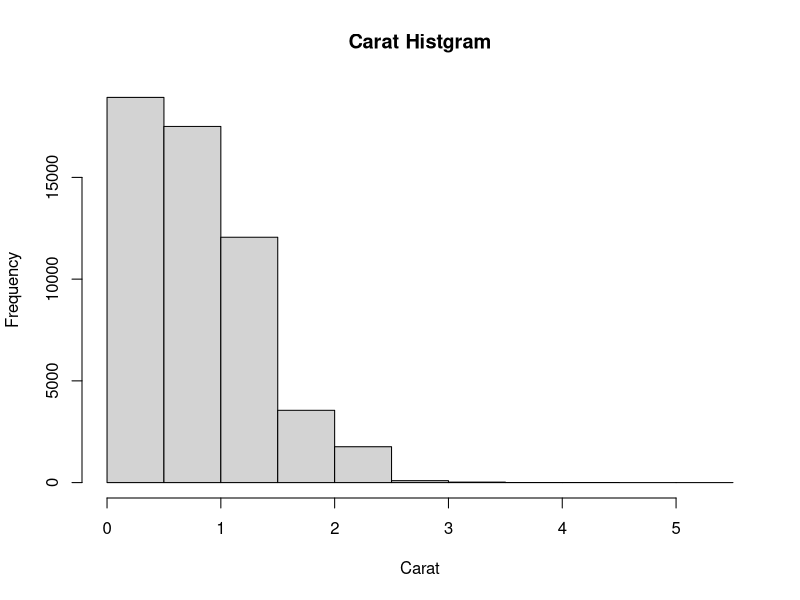
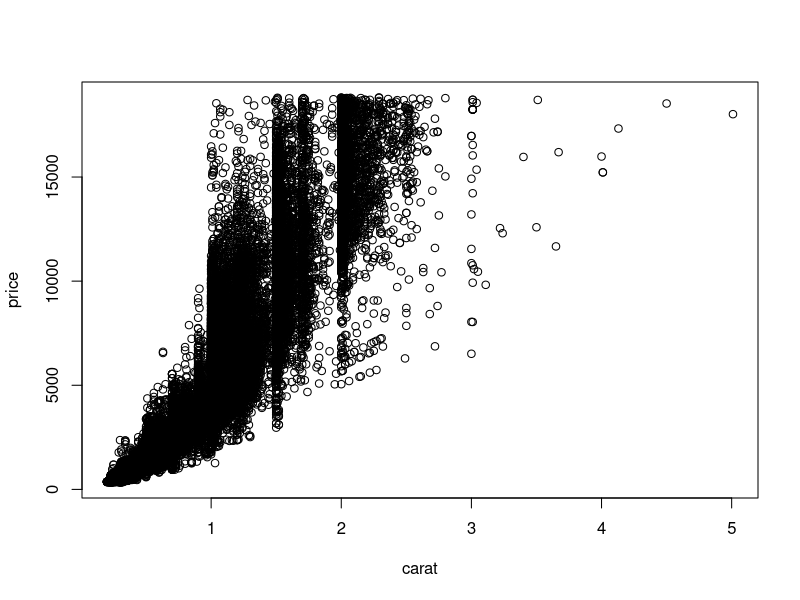
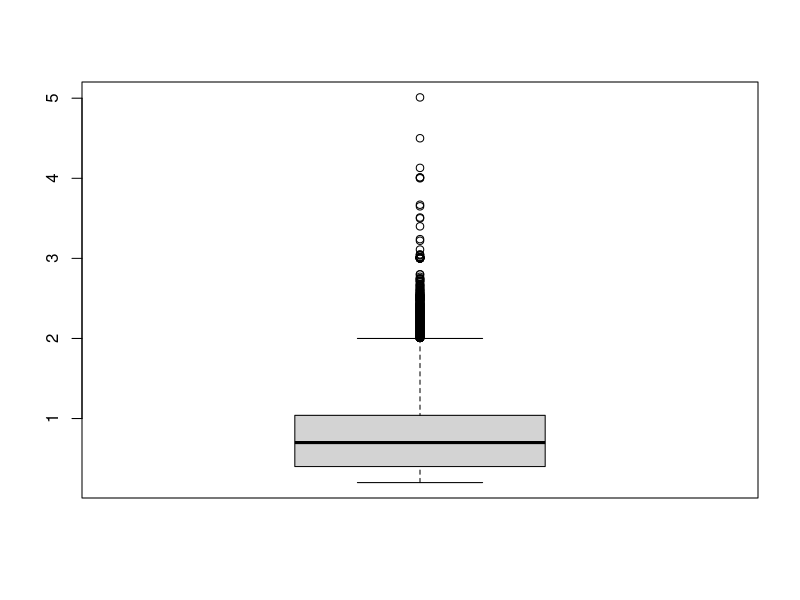
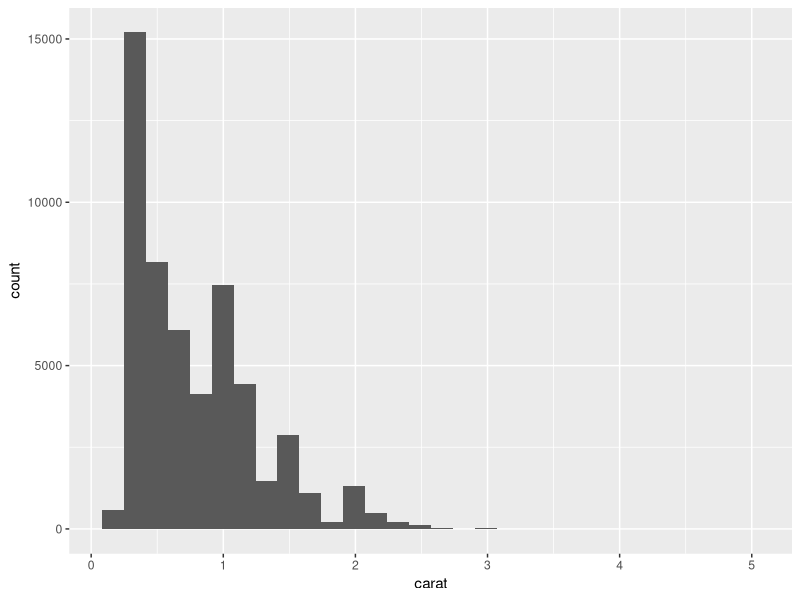
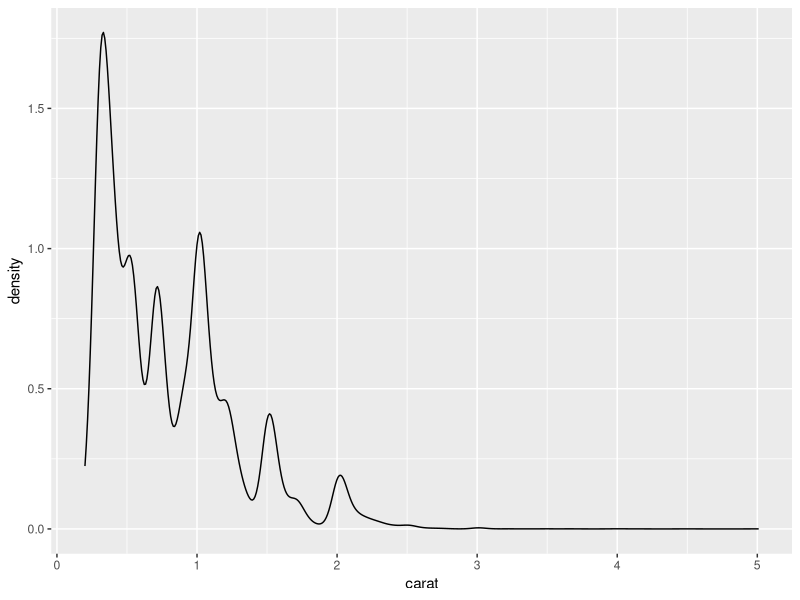
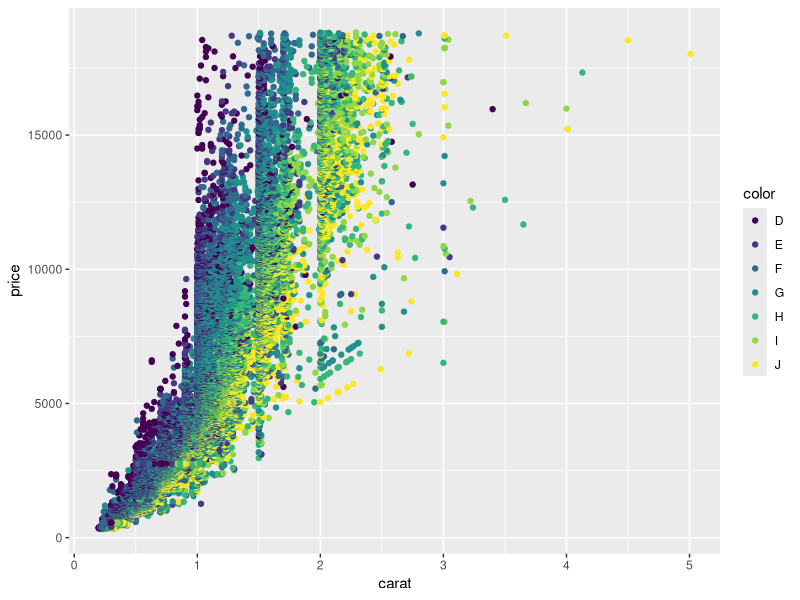
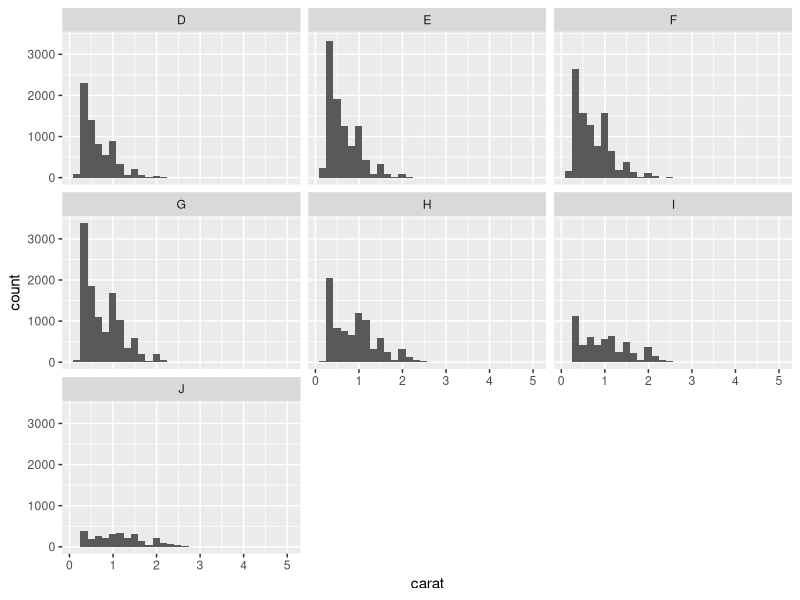
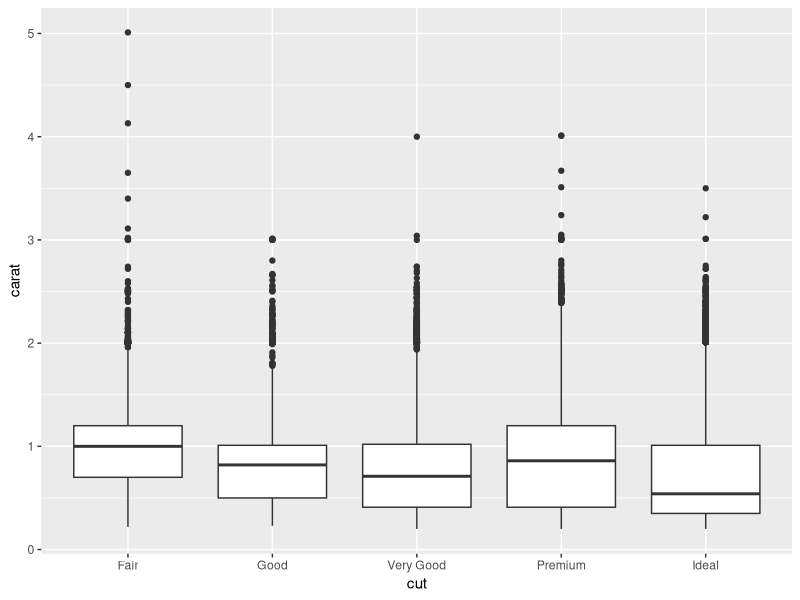

Recreate these plots in R, in order.
#from みんなR
install.packages('ggplot2')
require(ggplot2)
data(diamonds)
head(diamonds)
hist(diamonds$carat, main = "Carat Histgram", xlab = "Carat")
plot(price~carat, data = diamonds)
boxplot(diamonds$carat)
summary(diamonds)


ggplot(data = diamonds) +geom_histogram(aes(x=carat))
ggplot(data = diamonds) +geom_density(aes(x=carat) )

g<- ggplot(diamonds, aes(x=carat, y=price))
g2<- ggplot(diamonds, aes(x=carat))
g+geom_point(aes(color=color))
g2+geom_histogram()+facet_wrap(~color)
ggplot(diamonds,aes(y=carat, x=cut)) + geom_boxplot()

ggplot(diamonds,aes(y=carat, x=cut)) + geom_violin()


ggplot(economics, aes(x=date, y = pop)) +geom_line()

require(lubridate)
